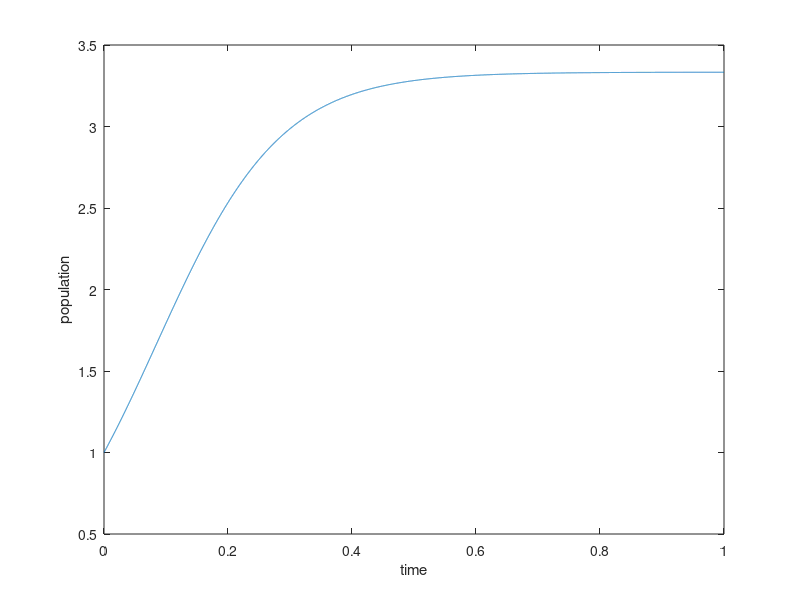
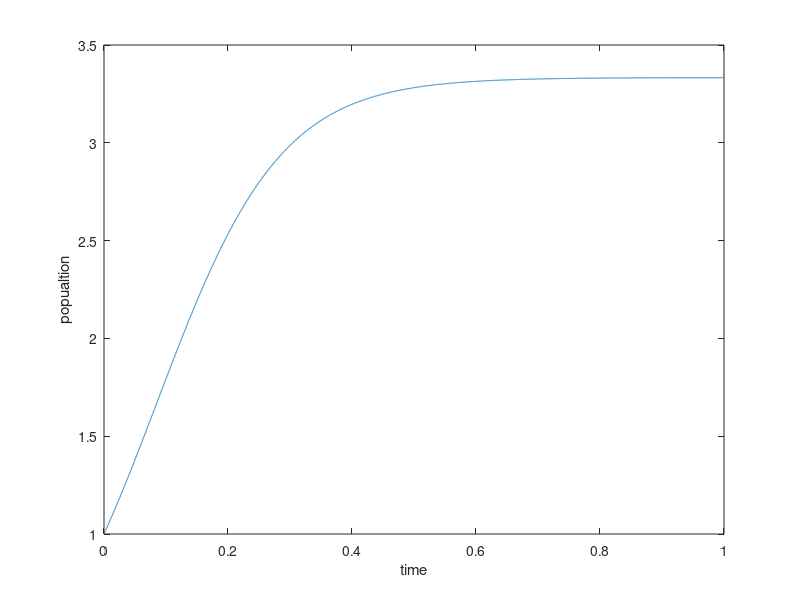
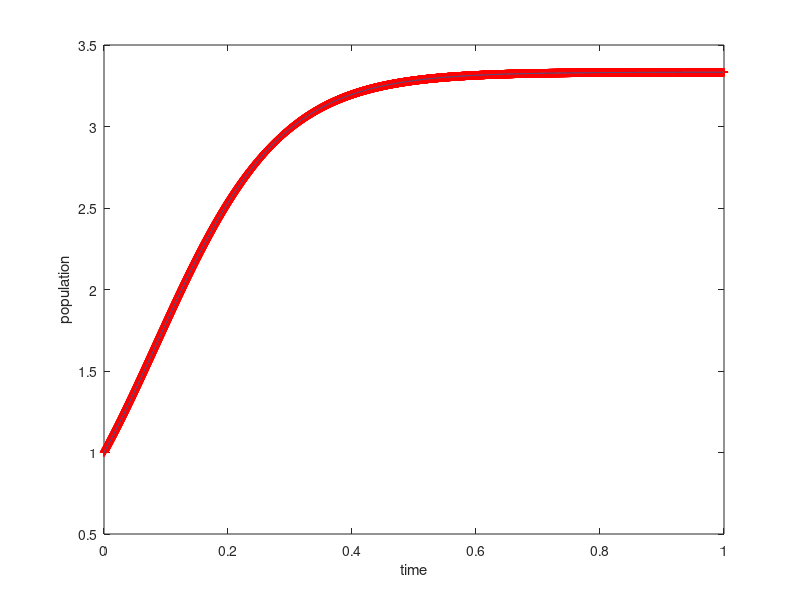

MATLAB code for these plots, in order:
clear;
close all;

dt = 1e-4;
total_time = 1;

etime = 0:dt:total_time; %time array

init_population = 1; 
a = 10;  %increase factor
b = 3; %decrease factor

num_ite = total_time/dt; % number of iterations = 1000



% Exact solution

%let us see if formula is correct for exact solution
%epopulation = 10 * init_population * exp(10 * etime) / (10 - 3 * init_population * (1 - exp(10 * etime) ) );
const = log(init_population/(a-(b*init_population)))/a;
epopulation = zeros(num_ite+1,1);

for j = 1:(num_ite+1)
    epopulation(j) = a*( exp( a*(etime(j)+const) ) )/( 1+b*exp( a*( etime(j)+const ) ) );
end

%plotting the graph for exact solution
plot(etime,epopulation)
xlabel('time')
ylabel('population')


% Finite difference method

%initializing arrays
population = zeros(num_ite,1);
time = zeros(num_ite,1); %arrays made

%initial conditions
population(1) = init_population;
time(1) = 0;

for step=1:num_ite-1
    population(step+1) = population(step) + ( a * population(step) - b * ( population(step) * population(step) ) ) * dt;
    time(step+1) = time(step) + dt;
end

% plotting the graph for finite difference method
figure
plot(time, population)
xlabel('time')
ylabel('popualtion')

% combined graph comparing the two solutions
figure
plot(etime, epopulation, '+r', time, population)
xlabel('time')
ylabel('population')
